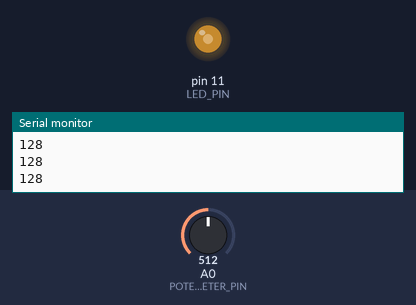
Bench run of a sketch on a simulated Arduino Uno, built with avr-gcc and run on an emulated ATmega328P. Parts: output pins drawn as LEDs (lit = HIGH), the last lines printed to the serial monitor. The test bench sets the inputs (shaded band); at power-on: A0 (POTENTIOMETER_PIN) = 512.

Above: at 1.2 s.
1.3 s: A0 (POTENTIOMETER_PIN) set to 716
At 1.9 s:
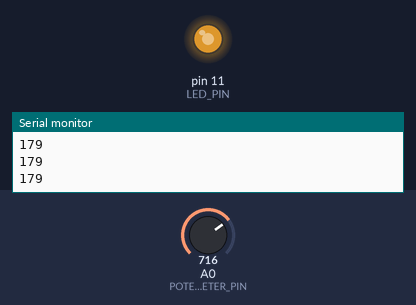
2.8 s: A0 (POTENTIOMETER_PIN) set to 900
At 3.9 s:
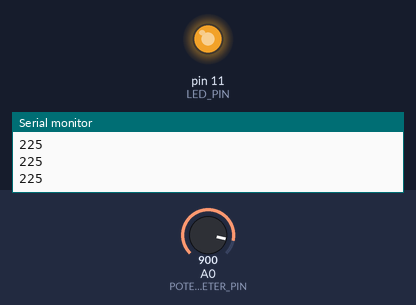
4.3 s: A0 (POTENTIOMETER_PIN) set to 122
At 5.2 s:
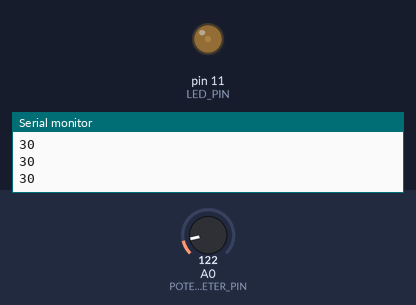
5.8 s: A0 (POTENTIOMETER_PIN) set to 0
At 6.6 s:
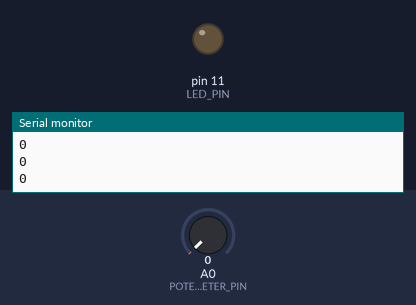
Timing chart, 0 to 8.3 s (numbered marks = the images above; inputs shaded):
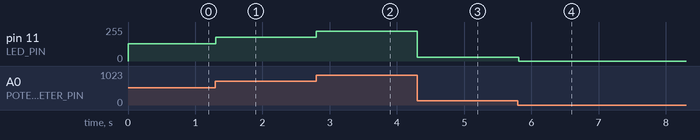

Measured:
- after the input at 1.3 s, pin 11 (LED_PIN): 128/255 → 179/255 at once
- after the input at 2.8 s, pin 11 (LED_PIN): 179/255 → 225/255 at once
- after the input at 4.3 s, pin 11 (LED_PIN): 225/255 → 30/255 at once
- after the input at 5.8 s, pin 11 (LED_PIN): 30/255 → 0/255 at once

The sketch:

potentiometer_led.ino
```cpp
/*
 * Date:   02.09.2016
 * Author: Denis Nutiu
 */
#define POTENTIOMETER_PIN 0
#define LED_PIN 11

int potentiometer_value;

void setup() {
    Serial.begin(9600);
    Serial.println("Initialized");
    pinMode(LED_PIN, OUTPUT);
}

void loop() {
  potentiometer_value = analogRead(POTENTIOMETER_PIN) / 4;
  potentiometer_value = constrain(potentiometer_value, 0, 255);
  Serial.println(potentiometer_value);
  analogWrite(LED_PIN, potentiometer_value);
  delay(10);
}
```
